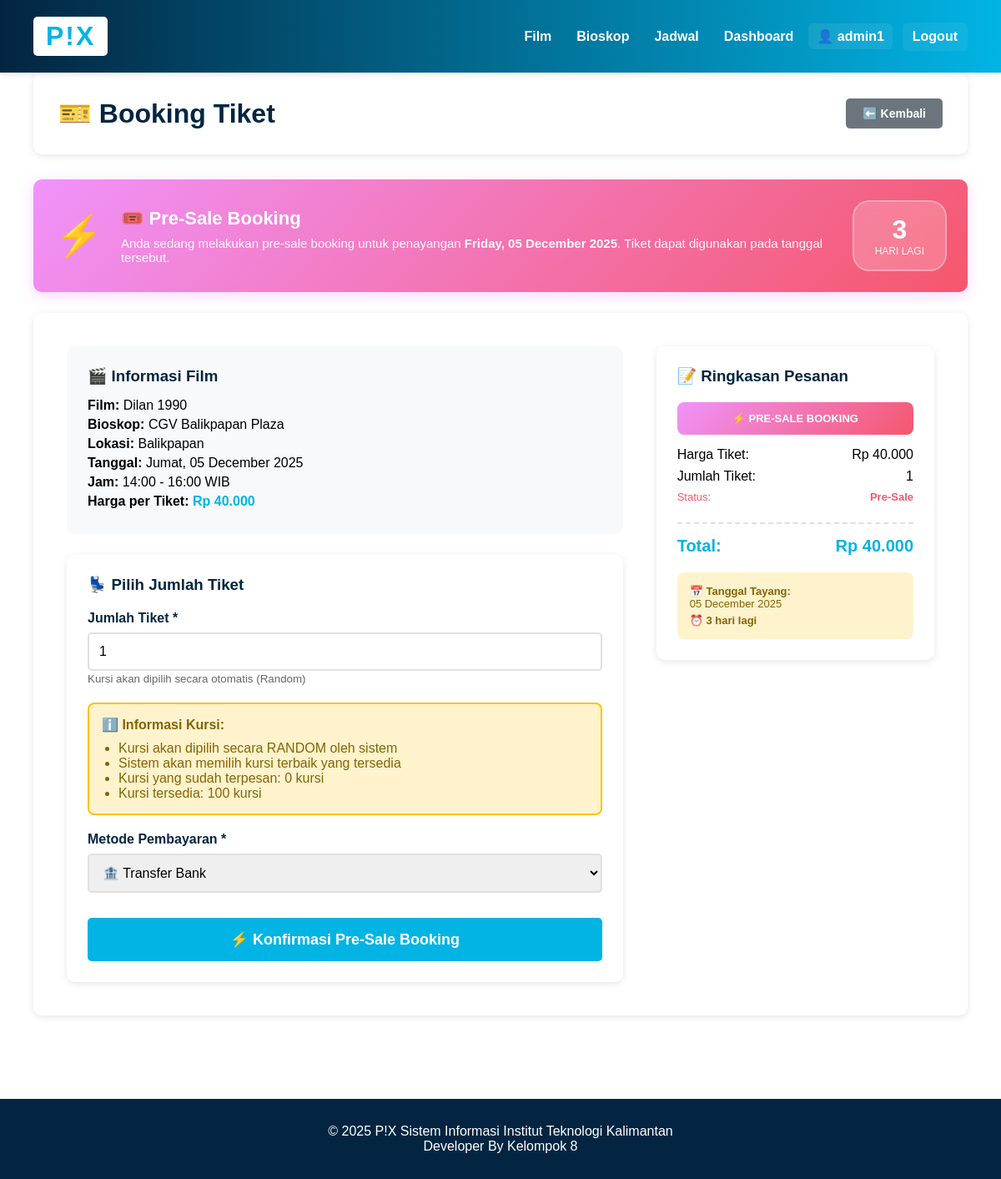
Screenshot of /index.php?module=transaksi&action=booking&id_jadwal=3 (signed in) with the database file from the repository.
### tables this page shows
CREATE TABLE Jadwal_Tayang (
    id_tayang INT PRIMARY KEY AUTO_INCREMENT,
    id_film INT NOT NULL,
    id_bioskop INT NOT NULL,
    nama_tayang VARCHAR(100),
    tanggal_tayang DATE NOT NULL,
    jam_mulai TIME NOT NULL,
    jam_selesai TIME NOT NULL,
    harga_tiket DECIMAL(10,2) NOT NULL,
    kapasitas_total INT DEFAULT 100,
    kapasitas_tersedia INT DEFAULT 100,
    created_at TIMESTAMP DEFAULT CURRENT_TIMESTAMP,
    updated_at TIMESTAMP DEFAULT CURRENT_TIMESTAMP ON UPDATE CURRENT_TIMESTAMP,
    FOREIGN KEY (id_film) REFERENCES Film(id_film) ON DELETE CASCADE,
    FOREIGN KEY (id_bioskop) REFERENCES Bioskop(id_bioskop) ON DELETE CASCADE
);

CREATE TABLE Film (
    id_film INT PRIMARY KEY AUTO_INCREMENT,
    judul_film VARCHAR(200) NOT NULL,
    tahun_rilis YEAR NOT NULL,
    durasi_menit INT NOT NULL,
    sipnosis TEXT,
    rating DECIMAL(3,1),
    poster_url VARCHAR(500) DEFAULT 'https://via.placeholder.com/300x450',
    id_genre INT,
    created_at TIMESTAMP DEFAULT CURRENT_TIMESTAMP,
    updated_at TIMESTAMP DEFAULT CURRENT_TIMESTAMP ON UPDATE CURRENT_TIMESTAMP,
    FOREIGN KEY (id_genre) REFERENCES Genre(id_genre) ON DELETE SET NULL
);

CREATE TABLE Bioskop (
    id_bioskop INT PRIMARY KEY AUTO_INCREMENT,
    nama_bioskop VARCHAR(100) NOT NULL,
    kota VARCHAR(50) NOT NULL,
    alamat_bioskop TEXT NOT NULL,
    jumlah_studio INT NOT NULL DEFAULT 4,
    created_at TIMESTAMP DEFAULT CURRENT_TIMESTAMP,
    updated_at TIMESTAMP DEFAULT CURRENT_TIMESTAMP ON UPDATE CURRENT_TIMESTAMP
);

### controllers/TransaksiController.php (called while the page is built, shortened)
<?php
require_once 'config/database.php';
require_once 'models/DetailTransaksi.php';
class TransaksiController {
    private $db;
    private $detailTransaksi;
    public function __construct() {
        $database = new Database();
        $this->db = $database->getConnection();
        $this->detailTransaksi = new DetailTransaksi($this->db);
    }
    public function booking() {
        $id_jadwal = $_GET['id_jadwal'];
        $query = "SELECT jt.*, f.judul_film, f.poster_url, b.nama_bioskop, b.kota, b.alamat_bioskop
                  FROM Jadwal_Tayang jt
                  LEFT JOIN Film f ON jt.id_film = f.id_film
                  LEFT JOIN Bioskop b ON jt.id_bioskop = b.id_bioskop
                  WHERE jt.id_tayang = :id_jadwal";
        $stmt = $this->db->prepare($query);
        $stmt->bindParam(':id_jadwal', $id_jadwal);
        $stmt->execute();
        $jadwalData = $stmt->fetch(PDO::FETCH_ASSOC);
        $this->jadwal = (object) $jadwalData;
        $kursiTerpesan = $this->detailTransaksi->getKursiTerpesanByJadwal($id_jadwal);
        require_once 'views/transaksi/booking.php';
    }
}
?>

### config/database.php (called while the page is built, shortened)
<?php
class Database {
    private $host = "localhost";
    private $db_name = "pix_database";
    private $username = "root";
    private $password = "";
    public function getConnection() {
        $this->conn = null;
        try {
            $this->conn = new PDO(
                "mysql:host=" . $this->host . ";dbname=" . $this->db_name,
                $this->username,
                $this->password
            );
            $this->conn->setAttribute(PDO::ATTR_ERRMODE, PDO::ERRMODE_EXCEPTION);
            $this->conn->exec("set names utf8mb4");
        } catch(PDOException $exception) {
            echo "Connection error: " . $exception->getMessage();
        }
        return $this->conn;
    }
}
?>

### models/DetailTransaksi.php (called while the page is built, shortened)
<?php
require_once 'models/QueryBuilder.php';
class DetailTransaksi {
    private $qb;
    private $table_name = "Detail_Transaksi";
    public function __construct($db) {
        $this->qb = new QueryBuilder($db);
    }
    public function getKursiTerpesanByJadwal($id_jadwal_tayang) {
        $stmt = $this->qb->reset()
            ->table($this->table_name . ' dt')
            ->select('dt.nomor_kursi')
            ->leftJoin('Transaksi t', 'dt.id_transaksi', '=', 't.id_transaksi')
            ->where('dt.id_jadwal_tayang', '=', $id_jadwal_tayang)
            ->where('t.status_pembayaran', '=', 'berhasil')
            ->get();
        $kursi = [];
        return $kursi;
    }
}
?>

### models/QueryBuilder.php (called while the page is built, shortened)
<?php
class QueryBuilder {
    private $pdo;
    private $table;
    private $bindings = [];
    private $select = '*';
    private $joins = [];
    private $wheres = [];
    public function __construct($pdo) {
        $this->pdo = $pdo;
    }
    public function table($table) {
        $this->table = $table;
        return $this;
    }
    public function select($columns = '*') {
        if (is_array($columns)) {
            $this->select = implode(', ', $columns);
        } else {
            $this->select = $columns;
        }
        return $this;
    }
    public function join($table, $first, $operator, $second, $type = 'INNER') {
        $this->joins[] = "$type JOIN $table ON $first $operator $second";
        return $this;
    }
    public function leftJoin($table, $first, $operator, $second) {
        return $this->join($table, $first, $operator, $second, 'LEFT');
    }
    public function where($column, $operator, $value = null) {
        $placeholder = ':where_' . count($this->bindings);
        $this->wheres[] = "$column $operator $placeholder";
        $this->bindings[$placeholder] = $value;
        return $this;
    }
    private function buildSelectQuery() {
        $query = "SELECT {$this->select} FROM {$this->table}";
        if (!empty($this->joins)) {
            $query .= ' ' . implode(' ', $this->joins);
        }
        if (!empty($this->wheres)) {
            $query .= ' WHERE ' . implode(' AND ', $this->wheres);
        }
        return $query;
    }
    public function get() {
        $query = $this->buildSelectQuery();
        $stmt = $this->pdo->prepare($query);
        $stmt->execute($this->bindings);
        return $stmt;
    }
    public function reset() {
        $this->bindings = [];
        $this->select = '*';
        $this->joins = [];
        $this->wheres = [];
        $this->limit = null;
        $this->offset = null;
        return $this;
    }
}
?>

### views/transaksi/booking.php (the view, shortened to what this page needs)
<?php require_once 'views/layouts/header.php'; ?>
<div class="container">
    <div class="header-section">
        <h1>🎫 Booking Tiket</h1>
        <a href="index.php?module=transaksi&action=pilihJadwal&id_film=<?php echo $this->jadwal->id_film; ?>" class="btn btn-secondary">⬅️ Kembali</a>
    </div>
    <?php
    $today = date('Y-m-d');
    $tanggalTayang = $this->jadwal->tanggal_tayang;
    $selisihHari = floor((strtotime($tanggalTayang) - strtotime($today)) / 86400);
    $isPresale = ($selisihHari > 1);
    $isToday = ($selisihHari == 0);
    ?>
    <?php if($isPresale): ?>
    <div style="background: linear-gradient(135deg, #f093fb 0%, #f5576c 100%); padding: 25px; border-radius: 10px; margin-bottom: 25px; color: white; box-shadow: 0 4px 16px rgba(240, 147, 251, 0.4);">
        <div style="display: flex; align-items: center; gap: 20px;">
            <div style="font-size: 48px;">⚡</div>
            <div style="flex: 1;">
                <h3 style="margin: 0 0 8px 0; font-size: 22px;">🎟️ Pre-Sale Booking</h3>
                <p style="margin: 0; opacity: 0.95; font-size: 15px;">
                    Anda sedang melakukan pre-sale booking untuk penayangan <strong><?php echo date('l, d F Y', strtotime($tanggalTayang)); ?></strong>.
                    Tiket dapat digunakan pada tanggal tersebut.
                </p>
            </div>
            <div style="background: rgba(255,255,255,0.2); padding: 15px 25px; border-radius: 20px; text-align: center; min-width: 100px; backdrop-filter: blur(10px); border: 2px solid rgba(255,255,255,0.3);">
                <div style="font-size: 32px; font-weight: 700;">
                    <?php echo $selisihHari; ?>
                </div>
                <div style="font-size: 12px; opacity: 0.9;">HARI LAGI</div>
            </div>
        </div>
    </div>
    <?php endif; ?>
    <div class="detail-container" style="grid-template-columns: 2fr 1fr;">
        <div>
            <div style="background: #f8f9fa; padding: 25px; border-radius: 10px; margin-bottom: 25px;">
                <h3 style="margin: 0 0 15px 0; color: #032541;">🎬 Informasi Film</h3>
                <p style="margin: 5px 0;"><strong>Film:</strong> <?php echo htmlspecialchars($this->jadwal->judul_film); ?></p>
                <p style="margin: 5px 0;"><strong>Bioskop:</strong> <?php echo htmlspecialchars($this->jadwal->nama_bioskop); ?></p>
                <p style="margin: 5px 0;"><strong>Lokasi:</strong> <?php echo htmlspecialchars($this->jadwal->kota); ?></p>
                <p style="margin: 5px 0;"><strong>Tanggal:</strong>
                    <?php
                    $hari = ['Minggu', 'Senin', 'Selasa', 'Rabu', 'Kamis', 'Jumat', 'Sabtu'];
                    echo $hari[date('w', strtotime($this->jadwal->tanggal_tayang))];
                    ?>, <?php echo date('d F Y', strtotime($this->jadwal->tanggal_tayang)); ?>
                </p>
                <p style="margin: 5px 0;"><strong>Jam:</strong> <?php echo date('H:i', strtotime($this->jadwal->jam_mulai)); ?> - <?php echo date('H:i', strtotime($this->jadwal->jam_selesai)); ?> WIB</p>
                <p style="margin: 5px 0;"><strong>Harga per Tiket:</strong> <span style="color: #01b4e4; font-weight: 700;">Rp <?php echo number_format($this->jadwal->harga_tiket, 0, ',', '.'); ?></span></p>
            </div>
            <div style="background: white; padding: 25px; border-radius: 10px; box-shadow: 0 2px 8px rgba(0,0,0,0.1);">
                <h3 style="margin: 0 0 20px 0; color: #032541;">💺 Pilih Jumlah Tiket</h3>
                <form method="POST" action="index.php?module=transaksi&action=prosesBooking" id="bookingForm">
                    <div class="form-group">
                        <label>Jumlah Tiket *</label>
                        <input type="number" id="jumlah_tiket" name="jumlah_tiket" min="1" max="10" value="1" required
                               style="width: 100%; padding: 12px; border: 2px solid #e0e0e0; border-radius: 5px; font-size: 16px;">
                        <small style="color: #666;">Kursi akan dipilih secara otomatis (Random)</small>
                    </div>
                    <div style="background: #fff3cd; border: 2px solid #ffc107; border-radius: 8px; padding: 15px; margin-bottom: 20px;">
                        <strong style="color: #856404;">ℹ️ Informasi Kursi:</strong>
                        <ul style="margin: 10px 0 0 0; padding-left: 20px; color: #856404;">
                            <li>Kursi akan dipilih secara RANDOM oleh sistem</li>
                            <li>Sistem akan memilih kursi terbaik yang tersedia</li>
                            <li>Kursi yang sudah terpesan: <?php echo count($kursiTerpesan); ?> kursi</li>
                            <li>Kursi tersedia: <?php echo (100 - count($kursiTerpesan)); ?> kursi</li>
                        </ul>
                    </div>
                    <div class="form-group">
                        <label>Metode Pembayaran *</label>
                        <select name="metode_pembayaran" required style="width: 100%; padding: 12px; border: 2px solid #e0e0e0; border-radius: 5px; font-size: 16px;">
                            <option value="transfer">🏦 Transfer Bank</option>
                        </select>
                    </div>
                    <div class="form-actions">
                        <button type="submit" class="btn btn-primary" style="width: 100%; padding: 15px; font-size: 18px;">
                            <?php if($isPresale): ?>
                                ⚡ Konfirmasi Pre-Sale Booking
                            <?php else: ?>
                                💳 Proses Booking
                            <?php endif; ?>
                        </button>
                    </div>
                </form>
            </div>
        </div>
        <div>
            <div style="background: white; padding: 25px; border-radius: 10px; box-shadow: 0 2px 8px rgba(0,0,0,0.1); position: sticky; top: 20px;">
                <h3 style="margin: 0 0 20px 0; color: #032541;">📝 Ringkasan Pesanan</h3>
                <?php if($isPresale): ?>
                <div style="background: linear-gradient(135deg, #f093fb 0%, #f5576c 100%); color: white; padding: 12px; border-radius: 8px; margin-bottom: 15px; text-align: center; font-weight: 600; font-size: 13px;">
                    ⚡ PRE-SALE BOOKING
                </div>
                <?php elseif($isToday): ?>
                <div style="background: linear-gradient(135deg, #21d07a, #05a85b); color: white; padding: 12px; border-radius: 8px; margin-bottom: 15px; text-align: center; font-weight: 600; font-size: 13px;">
                    🔥 TAYANG HARI INI
                </div>
                <?php endif; ?>
                <div style="border-bottom: 2px dashed #e0e0e0; padding-bottom: 15px; margin-bottom: 15px;">
                    <p style="margin: 8px 0; display: flex; justify-content: space-between;">
                        <span>Harga Tiket:</span>
                        <span id="harga_satuan">Rp <?php echo number_format($this->jadwal->harga_tiket, 0, ',', '.'); ?></span>
                    </p>
                    <p style="margin: 8px 0; display: flex; justify-content: space-between;">
                        <span>Jumlah Tiket:</span>
                        <span id="qty">1</span>
                    </p>
                    <?php if($isPresale): ?>
                    <p style="margin: 8px 0; display: flex; justify-content: space-between; font-size: 13px; color: #f5576c;">
                        <span>Status:</span>
                        <span style="font-weight: 600;">Pre-Sale</span>
                    </p>
                    <?php endif; ?>
                </div>
                <p style="margin: 0; display: flex; justify-content: space-between; font-size: 20px; font-weight: 700; color: #01b4e4;">
                    <span>Total:</span>
                    <span id="total_harga">Rp <?php echo number_format($this->jadwal->harga_tiket, 0, ',', '.'); ?></span>
                </p>
                <?php if($isPresale): ?>
                <div style="margin-top: 20px; padding: 15px; background: #fff3cd; border-radius: 8px; font-size: 13px; color: #856404;">
                    <strong>📅 Tanggal Tayang:</strong><br>
                    <?php echo date('d F Y', strtotime($tanggalTayang)); ?><br>
                    <strong style="margin-top: 5px; display: inline-block;">⏰ <?php echo $selisihHari; ?> hari lagi</strong>
                </div>
                <?php endif; ?>
            </div>
        </div>
    </div>
</div>
<?php require_once 'views/layouts/footer.php'; ?>

### assets/style.css (style rules this page uses)
* { margin: 0; padding: 0; box-sizing: border-box; }
html, body { margin: 0; padding: 0; font-family: 'Source Sans Pro', Arial, sans-serif; background: #ffffff; min-height: 100vh; color: #000000; }
.container { max-width: 1400px; margin: 0 auto; padding: 0 40px 40px; }
.btn { padding: 10px 20px; border: none; border-radius: 5px; cursor: pointer; text-decoration: none; display: inline-block; font-weight: 600; transition: all 0.3s; font-size: 14px; }
.btn-primary { background: #01b4e4; color: white; }
.btn-secondary { background: #6c757d; color: white; }
.header-section { background: white; padding: 30px; border-radius: 10px; margin-bottom: 30px; box-shadow: 0 2px 8px rgba(0,0,0,0.1); display: flex; justify-content: space-between; align-items: center; }
.header-section h1 { color: #032541; font-size: 32px; }
.form-group { margin-bottom: 20px; }
.form-group label { display: block; margin-bottom: 8px; font-weight: 600; color: #032541; }
.form-group input, .form-group select, .form-group textarea { width: 100%; padding: 12px 15px; border: 2px solid #e0e0e0; border-radius: 5px; font-size: 14px; font-family: inherit; transition: all 0.3s; }
.form-actions { display: flex; gap: 15px; margin-top: 30px; }
.detail-container { background: white; border-radius: 10px; padding: 40px; box-shadow: 0 2px 8px rgba(0,0,0,0.1); display: grid; grid-template-columns: 350px 1fr; gap: 40px; }

### rows the page displays
jadwal_tayang: tanggal_tayang "Friday, 05 December 2025", tanggal_tayang "3", id_film.judul_film "Dilan 1990", id_bioskop.nama_bioskop "CGV Balikpapan Plaza", id_bioskop.kota "Balikpapan", tanggal_tayang "Jumat", tanggal_tayang "05 December 2025", jam_mulai "14:00", jam_selesai "16:00", harga_tiket "40.000"

### other values shown
$_SESSION['admin_username'] "admin1"
count($kursiTerpesan) "0"
100 - count($kursiTerpesan) "100"
